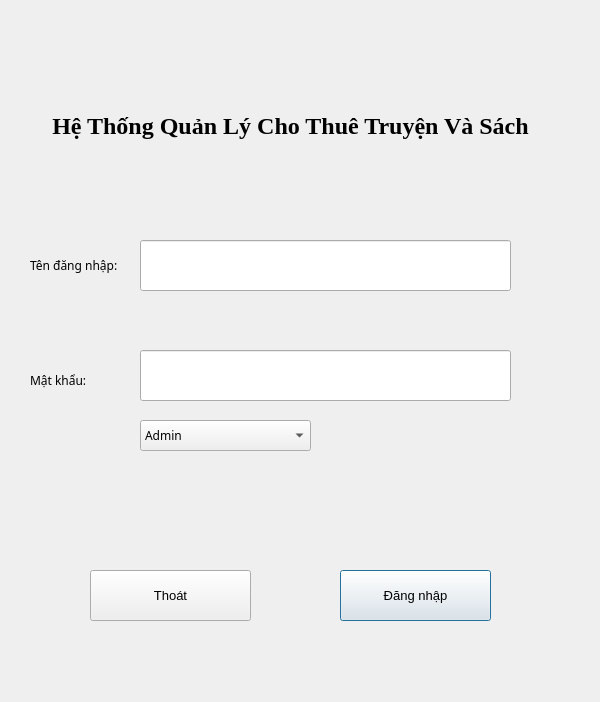
<?xml version="1.0" encoding="UTF-8"?>
<ui version="4.0">
 <class>LoginDialog</class>
 <widget class="QDialog" name="LoginDialog">
  <property name="geometry">
   <rect>
    <x>0</x>
    <y>0</y>
    <width>600</width>
    <height>702</height>
   </rect>
  </property>
  <property name="windowTitle">
   <string>Đăng nhập</string>
  </property>
  <property name="styleSheet">
   <string notr="true"/>
  </property>
  <widget class="QLabel" name="titleLabel">
   <property name="geometry">
    <rect>
     <x>30</x>
     <y>80</y>
     <width>521</width>
     <height>91</height>
    </rect>
   </property>
   <property name="font">
    <font>
     <family>Times New Roman</family>
     <pointsize>18</pointsize>
     <italic>false</italic>
     <bold>true</bold>
    </font>
   </property>
   <property name="styleSheet">
    <string notr="true">font: 700 18pt &quot;Times New Roman&quot;;</string>
   </property>
   <property name="text">
    <string>Hệ Thống Quản Lý Cho Thuê Truyện Và Sách</string>
   </property>
   <property name="alignment">
    <set>Qt::AlignmentFlag::AlignCenter</set>
   </property>
  </widget>
  <widget class="QLabel" name="errorLabel">
   <property name="geometry">
    <rect>
     <x>120</x>
     <y>440</y>
     <width>371</width>
     <height>41</height>
    </rect>
   </property>
   <property name="text">
    <string/>
   </property>
   <property name="alignment">
    <set>Qt::AlignmentFlag::AlignCenter</set>
   </property>
  </widget>
  <widget class="QPushButton" name="loginButton">
   <property name="geometry">
    <rect>
     <x>340</x>
     <y>570</y>
     <width>151</width>
     <height>51</height>
    </rect>
   </property>
   <property name="font">
    <font>
     <pointsize>10</pointsize>
    </font>
   </property>
   <property name="text">
    <string>Đăng nhập</string>
   </property>
   <property name="default">
    <bool>true</bool>
   </property>
  </widget>
  <widget class="QPushButton" name="exitButton">
   <property name="geometry">
    <rect>
     <x>90</x>
     <y>570</y>
     <width>161</width>
     <height>51</height>
    </rect>
   </property>
   <property name="font">
    <font>
     <pointsize>10</pointsize>
    </font>
   </property>
   <property name="autoFillBackground">
    <bool>false</bool>
   </property>
   <property name="text">
    <string>Thoát</string>
   </property>
  </widget>
  <widget class="QLineEdit" name="passwordEdit">
   <property name="geometry">
    <rect>
     <x>140</x>
     <y>350</y>
     <width>371</width>
     <height>51</height>
    </rect>
   </property>
   <property name="echoMode">
    <enum>QLineEdit::EchoMode::Password</enum>
   </property>
  </widget>
  <widget class="QLabel" name="passwordLabel">
   <property name="geometry">
    <rect>
     <x>30</x>
     <y>360</y>
     <width>81</width>
     <height>41</height>
    </rect>
   </property>
   <property name="font">
    <font>
     <family>Sans Serif</family>
    </font>
   </property>
   <property name="text">
    <string>Mật khẩu:</string>
   </property>
  </widget>
  <widget class="QLineEdit" name="usernameEdit">
   <property name="geometry">
    <rect>
     <x>140</x>
     <y>240</y>
     <width>371</width>
     <height>51</height>
    </rect>
   </property>
   <property name="tabletTracking">
    <bool>true</bool>
   </property>
  </widget>
  <widget class="QLabel" name="usernameLabel">
   <property name="geometry">
    <rect>
     <x>30</x>
     <y>250</y>
     <width>101</width>
     <height>31</height>
    </rect>
   </property>
   <property name="font">
    <font>
     <family>Sans Serif</family>
    </font>
   </property>
   <property name="text">
    <string>Tên đăng nhập:</string>
   </property>
  </widget>
  <widget class="QComboBox" name="roleComboBox">
   <property name="geometry">
    <rect>
     <x>140</x>
     <y>420</y>
     <width>171</width>
     <height>31</height>
    </rect>
   </property>
   <property name="font">
    <font>
     <family>Sans Serif</family>
    </font>
   </property>
   <item>
    <property name="text">
     <string>Admin</string>
    </property>
   </item>
   <item>
    <property name="text">
     <string>Staff</string>
    </property>
   </item>
  </widget>
 </widget>
 <resources/>
 <connections/>
</ui>
